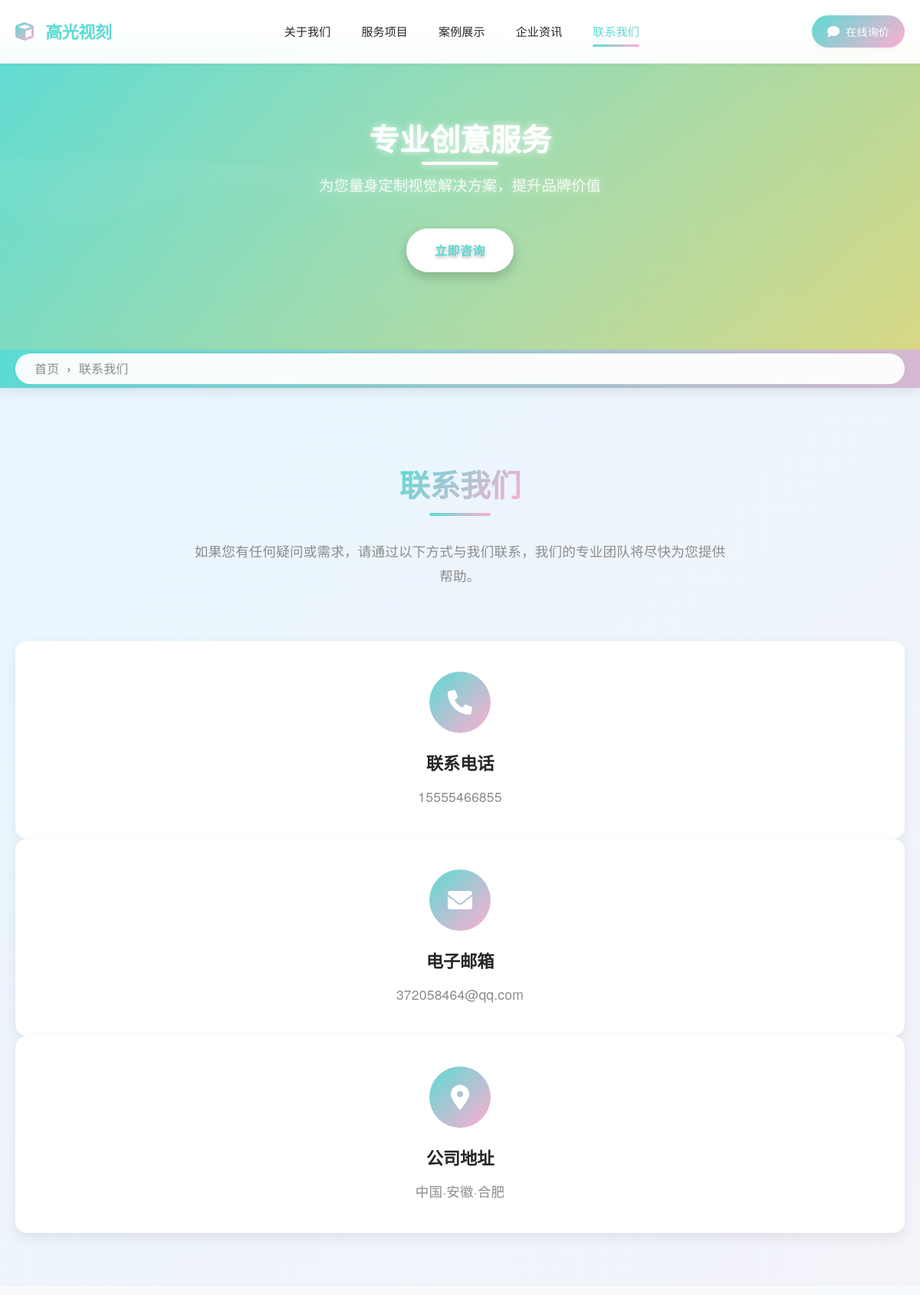
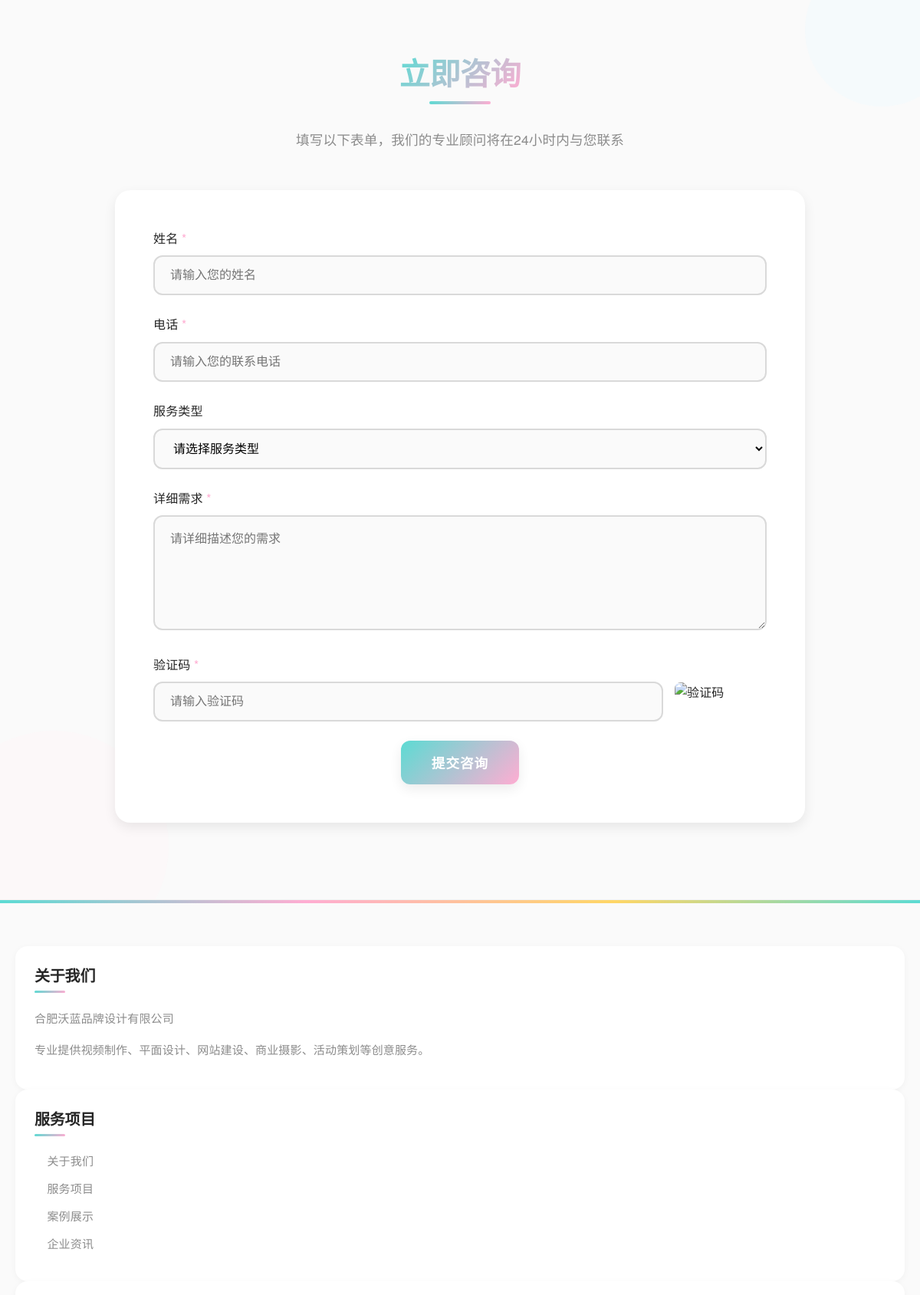
Page /contact/ (upper part) on the committed database (2 pictures, top to bottom).
### tables this page shows
CREATE TABLE `config` (
  `id` int(11) NOT NULL AUTO_INCREMENT,
  `config_key` varchar(100) NOT NULL COMMENT '配置键名',
  `config_value` text COMMENT '配置值',
  `config_group` varchar(50) DEFAULT 'basic' COMMENT '配置分组',
  `config_type` enum('text','textarea','number','select','radio','checkbox','image','file') DEFAULT 'text' COMMENT '配置类型',
  `config_options` text COMMENT '配置选项(JSON格式)',
  `config_title` varchar(200) DEFAULT NULL COMMENT '配置标题',
  `config_description` text COMMENT '配置描述',
  `sort_order` int(11) DEFAULT '0' COMMENT '排序',
  `is_required` tinyint(1) DEFAULT '0' COMMENT '是否必填',
  `is_system` tinyint(1) DEFAULT '0' COMMENT '是否系统配置',
  `created_at` datetime DEFAULT CURRENT_TIMESTAMP COMMENT '创建时间',
  `updated_at` datetime DEFAULT CURRENT_TIMESTAMP ON UPDATE CURRENT_TIMESTAMP COMMENT '更新时间',
  PRIMARY KEY (`id`),
  UNIQUE KEY `config_key` (`config_key`),
  KEY `config_group` (`config_group`),
  KEY `sort_order` (`sort_order`)
);

CREATE TABLE `categories` (
  `id` int(11) NOT NULL AUTO_INCREMENT,
  `name` varchar(100) NOT NULL COMMENT '栏目名称',
  `slug` varchar(100) NOT NULL COMMENT 'URL别名',
  `description` text COMMENT '栏目描述',
  `channel_content` longtext COMMENT '频道页面内容',
  `template_type` enum('channel','list','content') NOT NULL DEFAULT 'list' COMMENT '模板类型',
  `template_file` varchar(100) DEFAULT NULL COMMENT '模板文件名',
  `parent_id` int(11) NOT NULL DEFAULT '0' COMMENT '父栏目ID',
  `sort_order` int(11) NOT NULL DEFAULT '0' COMMENT '排序',
  `is_active` tinyint(1) NOT NULL DEFAULT '1' COMMENT '是否启用',
  `meta_title` varchar(200) DEFAULT NULL COMMENT 'SEO标题',
  `meta_keywords` varchar(500) DEFAULT NULL COMMENT 'SEO关键词',
  `meta_description` varchar(500) DEFAULT NULL COMMENT 'SEO描述',
  `created_at` timestamp NOT NULL DEFAULT CURRENT_TIMESTAMP COMMENT '创建时间',
  `updated_at` timestamp NOT NULL DEFAULT CURRENT_TIMESTAMP ON UPDATE CURRENT_TIMESTAMP COMMENT '更新时间',
  `content_template_id` int(11) DEFAULT NULL COMMENT '内容模板ID',
  PRIMARY KEY (`id`),
  UNIQUE KEY `slug` (`slug`),
  KEY `parent_id` (`parent_id`),
  KEY `sort_order` (`sort_order`),
  KEY `is_active` (`is_active`),
  KEY `idx_template_file` (`template_file`),
  KEY `idx_content_template_id` (`content_template_id`)
);

### templates/default/contact.php (the view, shortened to what this page needs)
<?php
$innerpage_banners = get_innerpage_banners(5);
?>
<!DOCTYPE html>
<html lang="zh-CN">
<head>
    <link rel="stylesheet" href="https://unpkg.com/layui@2.8.0/dist/css/layui.css">
    <link rel="stylesheet" href="<?php echo url('templates/default/assets/css/frontend/style.css'); ?>">
    <link rel="stylesheet" href="<?php echo url('templates/default/assets/css/frontend/contact.css'); ?>">
    <link rel="stylesheet" href="<?php echo url('templates/default/assets/css/frontend/contact-form.css'); ?>">
    <link rel="stylesheet" href="<?php echo url('templates/default/assets/css/frontend/dynamic-banner.css'); ?>">
    <link rel="stylesheet" href="<?php echo url('templates/default/assets/css/frontend/enhanced-placeholder.css'); ?>">
    <link rel="stylesheet" href="<?php echo url('templates/default/assets/css/frontend/responsive.css'); ?>">
    <link rel="stylesheet" href="https://cdnjs.cloudflare.com/ajax/libs/font-awesome/6.0.0/css/all.min.css">
</head>
<body class="contact-page">
    <?php include __DIR__ . '/header.php'; ?>
    <?php if (!empty($innerpage_banners)): ?>
    <section class="inner-banner-section">
        <div class="dynamic-inner-carousel">
            <?php foreach ($innerpage_banners as $index => $banner): ?>
            <div class="carousel-slide-3d <?php echo $index === 0 ? 'active' : ''; ?>"
                 style="background-image: url('<?php echo htmlspecialchars($banner['image_url']); ?>');">
                <div class="inner-banner-content-3d">
                    <?php if (!empty($banner['title'])): ?>
                    <h2><?php echo htmlspecialchars($banner['title']); ?></h2>
                    <?php endif; ?>
                    <?php if (!empty($banner['link_url'])): ?>
                    <div class="inner-banner-buttons">
                        <a href="<?php echo htmlspecialchars($banner['link_url']); ?>" class="btn-primary">了解更多</a>
                    </div>
                    <?php endif; ?>
                </div>
            </div>
            <?php endforeach; ?>
            <button class="carousel-control-3d prev">
                <i class="fas fa-chevron-left"></i>
            </button>
            <button class="carousel-control-3d next">
                <i class="fas fa-chevron-right"></i>
            </button>
            <div class="carousel-indicators-3d">
                <?php for ($i = 0; $i < count($innerpage_banners); $i++): ?>
                <span class="indicator-3d <?php echo $i === 0 ? 'active' : ''; ?>" data-slide="<?php echo $i; ?>"></span>
                <?php endfor; ?>
            </div>
        </div>
    </section>
    <?php else: ?>
    <section class="inner-banner-section inner-banner-placeholder enhanced">
        <div class="inner-banner-placeholder-content enhanced">
            <h2>专业创意服务</h2>
            <p>为您量身定制视觉解决方案，提升品牌价值</p>
            <div class="inner-banner-placeholder-buttons enhanced">
                <a href="<?php echo url('contact/'); ?>" class="btn-primary banner-btn">立即咨询</a>
            </div>
        </div>
    </section>
    <?php endif; ?>
    <section class="breadcrumb-section" style="height: 50px; display: flex; align-items: center;">
        <div class="container">
            <div class="custom-breadcrumb" style="height: 40px; width: 100%;">
                <?php
                $breadcrumb_data = generate_breadcrumb_data($category['id']);
                echo render_breadcrumb_html($breadcrumb_data);
                ?>
            </div>
        </div>
    </section>
    <section class="contact-info-section">
        <div class="container">
            <div class="layui-row layui-col-space30">
                <div class="layui-col-md12">
                    <div class="section-header">
                        <h2>联系我们</h2>
                        <p>如果您有任何疑问或需求，请通过以下方式与我们联系，我们的专业团队将尽快为您提供帮助。</p>
                    </div>
                </div>
                <div class="layui-col-md4">
                    <div class="contact-card">
                        <div class="contact-icon">
                            <i class="fas fa-phone"></i>
                        </div>
                        <h3>联系电话</h3>
                        <p><?php echo get_config('contact_phone', '400-888-8888'); ?></p>
                    </div>
                </div>
                <div class="layui-col-md4">
                    <div class="contact-card">
                        <div class="contact-icon">
                            <i class="fas fa-envelope"></i>
                        </div>
                        <h3>电子邮箱</h3>
                        <p><?php echo get_config('contact_email', 'info@gaoguangshike.cn'); ?></p>
                    </div>
                </div>
                <div class="layui-col-md4">
                    <div class="contact-card">
                        <div class="contact-icon">
                            <i class="fas fa-map-marker-alt"></i>
                        </div>
                        <h3>公司地址</h3>
                        <p><?php echo get_config('contact_address', '北京市朝阳区创意园区'); ?></p>
                    </div>
                </div>
            </div>
        </div>
    </section>
    <section class="contact-form-section">
        <div class="container">
            <div class="layui-row">
                <div class="layui-col-md12">
                    <div class="section-header">
                        <h2>立即咨询</h2>
                        <p>填写以下表单，我们的专业顾问将在24小时内与您联系</p>
                    </div>
                    <div class="contact-form-wrapper">
                        <form id="contact-form" class="contact-form" method="POST">
                            <div class="layui-row layui-col-space30">
                                <div class="layui-col-md6">
                                    <div class="form-group">
                                        <label for="name">姓名 <span class="required">*</span></label>
                                        <input type="text" id="name" name="name" required placeholder="请输入您的姓名">
                                    </div>
                                    <div class="form-group">
                                        <label for="phone">电话 <span class="required">*</span></label>
                                        <input type="tel" id="phone" name="phone" required placeholder="请输入您的联系电话">
                                    </div>
                                    <div class="form-group">
                                        <label for="service_type">服务类型</label>
                                        <select id="service_type" name="service_type">
                                            <option value="">请选择服务类型</option>
                                        </select>
                                    </div>
                                </div>
                                <div class="layui-col-md6">
                                    <div class="form-group">
                                        <label for="message">详细需求 <span class="required">*</span></label>
                                        <textarea id="message" name="message" rows="6" required placeholder="请详细描述您的需求"></textarea>
                                    </div>
                                    <div class="form-group">
                                        <label for="captcha">验证码 <span class="required">*</span></label>
                                        <div class="captcha-container">
                                            <input type="text" id="captcha" name="captcha" required placeholder="请输入验证码">
                                            <img src="<?php echo url('api/captcha.php'); ?>" alt="验证码" class="captcha-image" onclick="this.src='<?php echo url('api/captcha.php'); ?>?' + Math.random()">
                                        </div>
                                    </div>
                                    <div class="form-submit">
                                        <button type="submit" class="btn-primary form-btn">提交咨询</button>
                                    </div>
                                </div>
                            </div>
                        </form>
                    </div>
                </div>
            </div>
        </div>
    </section>
    <?php include __DIR__ . '/footer.php'; ?>
</body>
</html>

### templates/default/header.php (shortened to what this page needs)
<header class="site-header">
    <div class="container">
        <div class="header-content">
            <div class="logo">
                <a href="<?php echo url(); ?>">
                    <i class="fas fa-cube"></i>
                    <span><?php echo get_config('site_name', '高光视刻'); ?></span>
                </a>
            </div>
            <nav class="main-nav">
                <ul class="nav-list">
                    <?php
                    $main_categories = get_categories(0, true);
                    $current_url = $_SERVER['REQUEST_URI'];
                    foreach ($main_categories as $category):
                        $is_active = strpos($current_url, '/' . $category['slug'] . '/') !== false;
                        $sub_categories = get_categories($category['id'], true);
                    ?>
                    <li class="nav-item <?php echo $is_active ? 'active' : ''; ?>">
                        <a href="<?php echo url($category['slug'] . '/'); ?>"><?php echo $category['name']; ?></a>
                    </li>
                    <?php endforeach; ?>
                </ul>
            </nav>
            <div class="header-actions">
                <a href="<?php echo url('contact/'); ?>" class="btn-inquiry">
                    <i class="fas fa-comment"></i> 在线询价
                </a>
            </div>
        </div>
    </div>
</header>

### templates/default/footer.php (shortened to what this page needs)
<footer class="site-footer">
    <div class="container">
        <div class="footer-content">
            <div class="layui-row layui-col-space15">
                <div class="layui-col-md3 layui-col-sm6">
                    <div class="footer-section">
                        <h3>关于我们</h3>
                        <p><?php echo get_config('company_name', '合肥沃蓝品牌设计有限公司'); ?></p>
                        <p>专业提供视频制作、平面设计、网站建设、商业摄影、活动策划等创意服务。</p>
                    </div>
                </div>
                <div class="layui-col-md3 layui-col-sm6">
                    <div class="footer-section">
                        <h3>服务项目</h3>
                        <ul class="footer-links">
                            <?php
                            $service_categories = get_categories(0, true);
                            foreach ($service_categories as $category):
                                if ($category['slug'] != 'contact'):
                            ?>
                            <li><a href="<?php echo url($category['slug'] . '/'); ?>"><?php echo $category['name']; ?></a></li>
                            <?php
                                endif;
                            endforeach;
                            ?>
                        </ul>
                    </div>
                </div>
                <div class="layui-col-md3 layui-col-sm6">
                    <div class="footer-section">
                    </div>
                </div>
            </div>
        </div>
    </div>
</footer>

### rows in the picture
config: config_value "高光视刻"
categories: name "关于我们"
categories: name "服务项目"
categories: name "案例展示"
categories: name "企业资讯"
categories: name "联系我们"
config: config_value "15555466855"
config: config_value "372058464@qq.com"
config: config_value "中国·安徽·合肥"

### other values in the picture
$item['name'] "首页"
$item['name'] "联系我们"
get_config('company_name', '合肥沃蓝品牌设计有限公司') "合肥沃蓝品牌设计有限公司"
